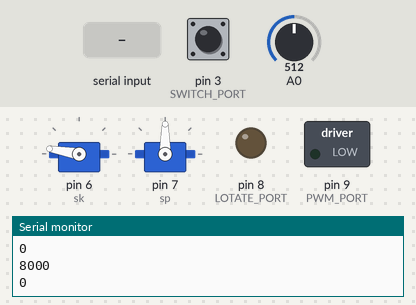
This sketch was run on a simulated Arduino Uno, built with avr-gcc and run on an emulated ATmega328P. Parts: 2 × servo, switched loads named in the sketch (green lamp = pin HIGH), output pins drawn as LEDs (lit = HIGH), the last lines printed to the serial monitor. Inputs (shaded band) come from the test bench; at power-on: pin 3 (SWITCH_PORT) HIGH, A0 = 512.

Above: at 1.2 s.
1.3 s: pin 3 (SWITCH_PORT) pulled LOW for 0.15 s
At 4.1 s:
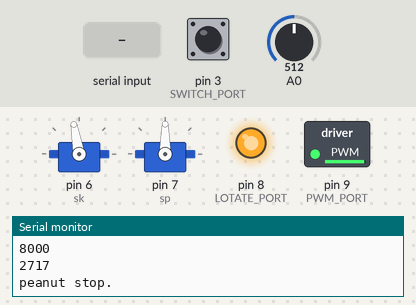
4.4 s: A0 set to 810
7.4 s: "a" received over Serial
At 8.6 s:
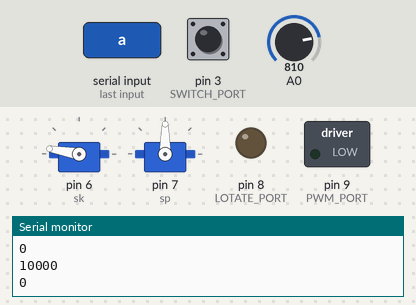
8.9 s: pin 3 (SWITCH_PORT) pulled LOW for 1 s
At 10.2 s:
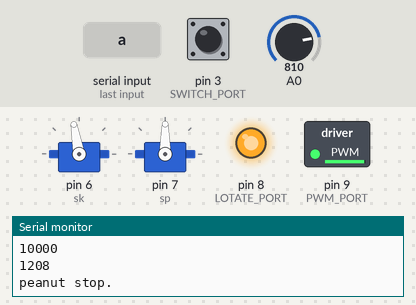
11.4 s: A0 set to 511
14.4 s: A0 set to 390
At 16.06 s:
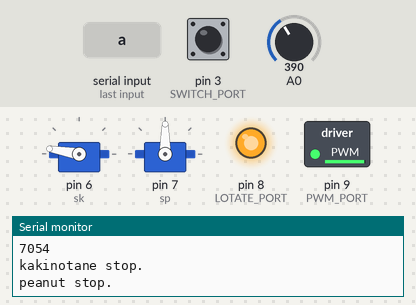
Timing chart, 0 to 17.6 s (numbered marks = the images above; inputs shaded):
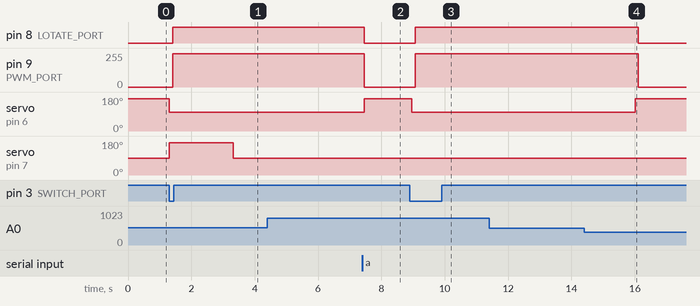

Measured:
- after the input at 1.3 s, pin 8 (LOTATE_PORT): LOW → HIGH after 0.11 s; pin 9 (PWM_PORT): 0/255 → 250/255 after 0.11 s; servo on pin 6 (sk): 170° → 100° at once; servo on pin 7 (sp): 90° → 170° at once, → 90° 2.0 s later
- after the input at 7.4 s, pin 8 (LOTATE_PORT): HIGH → LOW after 0.05 s; pin 9 (PWM_PORT): 250/255 → 0/255 after 0.05 s; servo on pin 6 (sk): 100° → 170° after 0.05 s
- after the input at 8.9 s, pin 8 (LOTATE_PORT): LOW → HIGH after 0.16 s; pin 9 (PWM_PORT): 0/255 → 250/255 after 0.16 s; servo on pin 6 (sk): 170° → 100° after 0.06 s
- after the input at 14.4 s, pin 8 (LOTATE_PORT): HIGH → LOW after 1.7 s instead of 2.7 s; pin 9 (PWM_PORT): 250/255 → 0/255 after 1.7 s instead of 2.7 s; servo on pin 6 (sk): 100° → 170° after 1.6 s instead of 2.6 s

The sketch:

kakinotane.ino
```cpp
#include <Servo.h>

#define WAIT 1
#define ROTATE 2
#define STOP 9

#define LOTATE_PORT 8
#define PWM_PORT 9
#define SWITCH_PORT 3

int val1 = 0, pre1 = 0, diff1 = 0, pdiff1 = 0;
int val2 = 0, pre2 = 0, diff2 = 0, pdiff2 = 0;
int switch1 = 1, pre_switch1 = 1;
boolean is_start = false;
int threshold = 800;
int gyaku_start = 0, jun_start = 0;
unsigned long start_time = 0;
int mode = STOP;

char str;

Servo sk, sp;
int wait_k = 0, wait_p = 0, wait_all = 0;

void setup() {

  pinMode(LOTATE_PORT, OUTPUT);
  pinMode(SWITCH_PORT, INPUT_PULLUP);
  Serial.begin(9600);
  Serial.setTimeout(10); // SerialでのString受信のタイムアウト設定（ms）

  // サーボピン初期化
  sk.attach(6);
  sp.attach(7);
  sk.write(170);
  sp.write(90);
}

void loop() {

  if (Serial.available() > 0) {
    //データの読み込み
    //str = Serial.readStringUntil('\r');
    str = Serial.read();
    Serial.println(str);
    if (str == 'a') {
      mode = STOP;
      start_time = millis();
    } else if (str == 'c') {
      mode = STOP;
    }
  }

  wait_k = getWaitTimeForKakinotane();
  wait_p = 10000 - wait_k;
  wait_all = max(wait_k, wait_p);
  Serial.println(wait_k);

  if (mode == STOP) {
    stopMotor();

    is_start = isStart();
    Serial.println(is_start);
    if (is_start) {
      mode = ROTATE;
      start_time = millis();
      Serial.println("Start to rotate.");

      if (wait_k > 0) {
        sk.write(100);
      }
      if (wait_p > 0) {
        sp.write(170);
      }
    }
  } else if (mode == ROTATE) {
    // モータ駆動
    driveMotor(true);
    Serial.println(millis() - start_time);

    if (millis() - start_time > wait_k) {
      Serial.println("kakinotane stop.");
      sk.write(170);
    }
    if (millis() - start_time > wait_p) {
      Serial.println("peanut stop.");
      sp.write(90);
    }

    if (millis() - start_time > wait_all) {
      Serial.println("auto stop.");
      mode = STOP;
    }
  } else {
    stopMotor();
    Serial.println("stop!");
  }

  delay(100);

}

void stopMotor()
{
  digitalWrite(LOTATE_PORT, LOW);
  analogWrite(PWM_PORT, 0);

  sk.write(170);
  sp.write(90);
}

void driveMotor(boolean flag)
{
  digitalWrite(LOTATE_PORT, HIGH);
  if (flag == true) {
    analogWrite(PWM_PORT, 250);
  }
  else {
    analogWrite(PWM_PORT, -250);
  }
}

boolean isStart()
{
  boolean dst = false;

  switch1 = digitalRead(SWITCH_PORT);
  if (pre_switch1 == 1 && switch1 == 0) {
    dst = true;
  }
  pre_switch1 = switch1;

  return dst;
}

int getWaitTimeForKakinotane()
{
  int val = analogRead(A0);
  int result = 0;
  if (val < 25) {
    val = 0;
  } else if (val >= 25 && val < 33) {
    val = 1000;
  } else if (val >= 33 && val < 55) {
    val = 2000;
  } else if (val >= 55 && val < 77) {
    val = 3000;
  } else if (val >= 77 && val < 108) {
    val = 4000;
  } else if (val >= 108 && val < 210) {
    val = 5000;
  } else if (val >= 210 && val < 250) {
    val = 6000;
  } else if (val >= 250 && val < 400) {
    val = 7000;
  } else if (val >= 400 && val < 670) {
    val = 8000;
  } else if (val >= 670 && val < 760) {
    val = 9000;
  } else if (val >= 760) {
    val = 10000;
  }

  return val;
}
```
